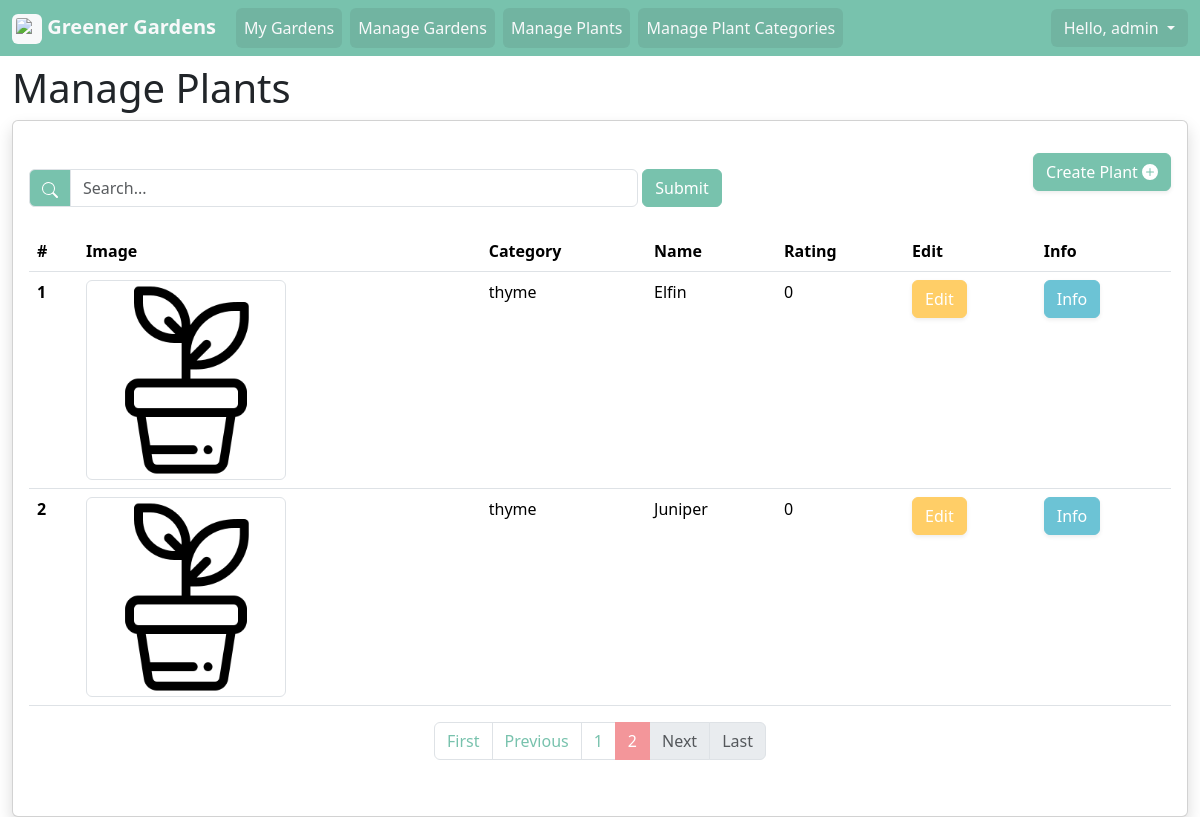
The app's page /users/admin/plants/?page=2 (signed in) with its own data.
### gardens/models.py (models this page shows, shortened)
class Plant(models.Model):
    variety = models.CharField(max_length=64)
    user = models.ForeignKey(settings.AUTH_USER_MODEL, on_delete=models.CASCADE) # Store the users info
    image = models.ImageField(upload_to="plants/", blank=True, null=True) #Allow no image
    category = models.ForeignKey(Plant_Category, on_delete=models.DO_NOTHING, null=True, blank=True)
    rating = models.SmallIntegerField(default=0, blank=True)

class Plant_Category(models.Model):
    name = models.CharField(max_length=255)
    user = models.ForeignKey(settings.AUTH_USER_MODEL, on_delete=models.CASCADE) # Store the users info

### gardens/views.py (the view)
# urls.py: path('users/<str:username>/plants/', plant_list_view, name='plant_list'), # Display a list of plants to edit
@login_required
def plant_list_view(request, username, *args, **kwargs):
    current_user = request.user
    if(current_user.username != username):
        return redirect("home")
    user_plant_list = Plant.objects.filter(user=current_user)
    search_form = Plant_Search_Form(request.GET or None)
    plant_name = None
    if search_form.is_valid():
        if(search_form.cleaned_data['plant_name'] != '' and search_form.cleaned_data['plant_name'] is not None):
            plant_name = search_form.data['plant_name']
    if plant_name != "" and plant_name is not None:
        user_plant_list = user_plant_list.filter(Q(variety__icontains = plant_name) | Q(category__name__icontains = plant_name))
    paginator = Paginator(user_plant_list, 25)  # Show 25 contacts per page.
    page_number = request.GET.get("page")
    if page_number == "" or page_number == None:
        page_number = 1
    plant_paginator = paginator.get_page(page_number)
    page_range = paginator.get_elided_page_range(number=page_number) # add ellipsis
    my_context = {
        "plants": plant_paginator,
        "page_range": page_range,
        "search_form": search_form,
        "site_title": "My Gardens"
    }
    return render(request, "users/plant/plant_list.html", my_context) # return an html template

### gardens/forms.py
class Plant_Search_Form(forms.Form):
    plant_name = forms.CharField(
        label="",
        help_text="",
        required=False,
        widget=forms.TextInput(attrs={'class': 'form-control', 'placeholder':'Search...'})
    )

### gardens/templatetags/query_transform.py (called while the page is built)
@register.simple_tag(takes_context=True)
def query_transform(context, **kwargs):
    query = context['request'].GET.copy()
    for k, v in kwargs.items():
        query[k] = v
    return query.urlencode()

### gardens/templates/users/plant/plant_list.html (shortened to what this page needs)
{% extends 'base.html' %}
{% block content %}
{% load static %}
{% load query_transform %}
<h1>Manage Plants</h1>
<div class="card shadow">
  <div class="card-body">
    <p class="card-text">
    <div class="d-flex">
      <div class="flex-fill">
        <form method="GET">
          {% for field in search_form.visible_fields %}
          <p>
          {% if field.name == 'plant_name' %}
          <div class="d-flex flex-row">
            <div class="flex-grow-1 me-1">
              <div class="input-group">
                <div class="input-group-text bg-primary">
                  <span class="text-white">
                  </span>
                </div>
                {{ field }}
              </div>
            </div>
            <input type="submit" class="btn btn-primary" value="Submit">
          </div>
          {% else %}
          {{ field.label_tag }}
          {{ field.errors }}
          {{ field }}
          {{ field.help_text }}
          {% endif %}
          </p>
          {% endfor %}
        </form>
      </div>
      <div class="flex-fill">
      </div>
      <div class="ms-auto">
        <a href="{% url 'plant_create' request.user.username %}" class="btn btn-primary shadow-sm ms-auto">
          Create Plant
          <svg xmlns="http://www.w3.org/2000/svg" width="16" height="16" fill="currentColor" class="bi bi-plus-circle-fill d-inline-block mb-1" viewBox="0 0 16 16">
            <path d="M16 8A8 8 0 1 1 0 8a8 8 0 0 1 16 0M8.5 4.5a.5.5 0 0 0-1 0v3h-3a.5.5 0 0 0 0 1h3v3a.5.5 0 0 0 1 0v-3h3a.5.5 0 0 0 0-1h-3z" />
          </svg>
        </a>
      </div>
    </div>
    <table class="table my-2">
      <thead>
        <tr>
          <th scope="col">#</th>
          <th scope="col">Image</th>
          <th scope="col">Category</th>
          <th scope="col">Name</th>
          <th scope="col">Rating</th>
          <th scope="col">Edit</th>
          <th scope="col">Info</th>
        </tr>
      </thead>
      <tbody>
        {% for plant in plants %}
        <tr>
          <th scope="row">
            {{ forloop.counter }}
          </th>
          <td>
            {% if plant.image %}
            <img src="{{ plant.image.url }}" class="img-thumbnail" style="max-width: 12.5rem; max-height: 12.5rem;">
            {% else %}
            <img src="{% static 'images/sprout.png' %}" class="img-thumbnail" style="max-width: 12.5rem; max-height: 12.5rem;">
            {% endif %}
          </td>
          <td>
            {% if plant.category is not None %}
            {{ plant.category.name }}
            {% endif %}
          </td>
          <td>
            {{ plant.variety }}
          </td>
          <td>
            {{ plant.rating }}
          </td>
          <td>
            <a href="{% url 'plant_update' request.user.username plant.id %}" class="btn btn-warning shadow-sm">Edit</a>
          </td>
          <td>
            <a href="{% url 'plant_info' request.user.username plant.id %}" class="btn btn-info shadow-sm">Info</a>
          </td>
        </tr>
        {% endfor %}
      </tbody>
    </table>
    <ul class="pagination justify-content-center">
      <ul class="pagination justify-content-center flex-wrap mt-2 mb-4">
        {% if plants.has_previous %}
        <li class="page-item">
          <a class="page-link" href="?{% query_transform page=1 %}">First</a>
        </li>
        {% else %}
        <li class="page-item disabled">
          <a class="page-link" href="?{% query_transform page=1 %}">First</a>
        </li>
        {% endif %}
        {% if plants.has_previous %}
        <li class="page-item">
          <a class="page-link" href="?{% query_transform page=plants.previous_page_number %}">Previous</a>
        </li>
        {% else %}
        <li class="page-item disabled">
          <a class="page-link">Previous</a>
        </li>
        {% endif %}
        {% for i in page_range|default_if_none:plants.paginator.get_elided_page_range %}
        {% if plants.number == i %}
        <li class="page-item active">
          <a class="page-link">
            {{ i }}</a>
        </li>
        {% else %}
        {% if i == plants.paginator.ELLIPSIS %}
        <li class="page-item">
          <a class="page-link">
            {{ i }}</a>
        </li>
        {% else %}
        <li class="page-item">
          <a class="page-link" href="?{% query_transform page=i %}">
            {{ i }}</a>
        </li>
        {% endif %}
        {% endif %}
        {% endfor %}
        {% if plants.has_next %}
        <li class="page-item"><a class="page-link" href="?{% query_transform page=plants.next_page_number %}">Next</a></li>
        {% else %}
        <li class="disabled page-item"><span class="page-link">Next</span></li>
        {% endif %}
        {% if plants.has_next %}
        <li class="page-item">
          <a class="page-link" href="?{% query_transform page=plants.paginator.num_pages %}">Last</a>
        </li>
        {% else %}
        <li class="page-item disabled">
          <a class="page-link">Last</a>
        </li>
        {% endif %}
      </ul>
      </p>
  </div>
</div>
{% endblock %}

### templates/navbar.html (shortened to what this page needs)
{% load static %}
<nav class="container-xxl navbar navbar-expand-sm">
  <div class="container-fluid">
    <a class="navbar-brand py-1 text-light fw-bold" href="{% url 'home' %}">
      <img src="{% static 'leaf.png' %}" alt="Logo" width="30" height="30" class="d-inline-block align-middle p-1 bg-light rounded">
      Greener Gardens
    </a>
    <div class="collapse navbar-collapse" id="navbarCollapsable">
      <ul class="navbar-nav navbar-left me-auto mb-2 mb-sm-0">
        {% if user.is_authenticated %}
        <li class="nav-item">
          <a class="nav-link text-light text-bg-dark bg-opacity-10 rounded mx-1" href="{% url 'home' %}">My Gardens</a>
        </li>
        <li class="nav-item">
          <a class="nav-link text-light text-bg-dark bg-opacity-10 rounded mx-1" href="{% url 'garden_list' request.user.username %}">Manage Gardens</a>
        </li>
        <li class="nav-item">
          <a class="nav-link text-light text-bg-dark bg-opacity-10 rounded mx-1" href="{% url 'plant_list' request.user.username %}">Manage Plants</a>
        </li>
        <li class="nav-item">
          <a class="nav-link text-light text-bg-dark bg-opacity-10 rounded mx-1" href="{% url 'plant_category_list' request.user.username %}">Manage Plant Categories</a>
        </li>
        {% endif %}
      </ul>
      <ul class="navbar-nav navbar-right ms-auto mb-2 mb-sm-0">
        {% if not user.is_authenticated %}
        <li class="nav-item">
          <a class="nav-link btn bd-btn-secondary text-light text-bg-dark bg-opacity-10 rounded" href="{% url 'users:login' %}">Login / Register</a>
        </li>
        {% else %}
        <li class="nav-item">
          <div class="btn-group">
            <button type="button" class="dropdown-toggle btn bd-btn-secondary text-light text-bg-dark bg-opacity-10 rounded" data-bs-toggle="dropdown" data-bs-target="#dropdown-profile" aria-expanded="false">
              Hello,
              {{ user.username }}
            </button>
          </div>
        </li>
        {% endif %}
      </ul>
    </div>
  </div>
</nav>

### records on screen
Plant: category.name "thyme", variety "Elfin", rating "0"
Plant: category.name "thyme", variety "Juniper", rating "0"

### other values on screen
{{ user.username }} "admin"
{{ i }} "1"
{{ i }} "2"
